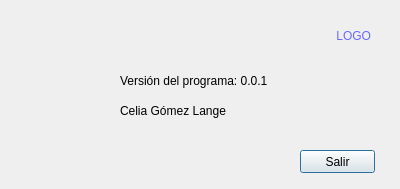
<?xml version="1.0" encoding="UTF-8"?>
<ui version="4.0">
 <class>venAcercaDe</class>
 <widget class="QDialog" name="venAcercaDe">
  <property name="windowModality">
   <enum>Qt::NonModal</enum>
  </property>
  <property name="geometry">
   <rect>
    <x>0</x>
    <y>0</y>
    <width>400</width>
    <height>189</height>
   </rect>
  </property>
  <property name="windowTitle">
   <string>Acerca De</string>
  </property>
  <property name="modal">
   <bool>true</bool>
  </property>
  <widget class="QLabel" name="lblLogo">
   <property name="geometry">
    <rect>
     <x>290</x>
     <y>20</y>
     <width>81</width>
     <height>31</height>
    </rect>
   </property>
   <property name="layoutDirection">
    <enum>Qt::LeftToRight</enum>
   </property>
   <property name="styleSheet">
    <string notr="true">font: 14pt &quot;Snap ITC&quot;;color:rgb(103, 105, 255)</string>
   </property>
   <property name="text">
    <string>LOGO</string>
   </property>
   <property name="alignment">
    <set>Qt::AlignRight|Qt::AlignTrailing|Qt::AlignVCenter</set>
   </property>
  </widget>
  <widget class="QLabel" name="lblVersion">
   <property name="geometry">
    <rect>
     <x>120</x>
     <y>70</y>
     <width>171</width>
     <height>21</height>
    </rect>
   </property>
   <property name="styleSheet">
    <string notr="true">font: 10pt &quot;MS Shell Dlg 2&quot;;</string>
   </property>
   <property name="text">
    <string>Versión del programa: 0.0.1</string>
   </property>
  </widget>
  <widget class="QLabel" name="lblNombre">
   <property name="geometry">
    <rect>
     <x>120</x>
     <y>100</y>
     <width>171</width>
     <height>21</height>
    </rect>
   </property>
   <property name="styleSheet">
    <string notr="true">font: 10pt &quot;MS Shell Dlg 2&quot;;</string>
   </property>
   <property name="text">
    <string>Celia Gómez Lange</string>
   </property>
  </widget>
  <widget class="QPushButton" name="btnSalir">
   <property name="geometry">
    <rect>
     <x>300</x>
     <y>150</y>
     <width>75</width>
     <height>23</height>
    </rect>
   </property>
   <property name="text">
    <string>Salir</string>
   </property>
  </widget>
 </widget>
 <resources/>
 <connections/>
</ui>
